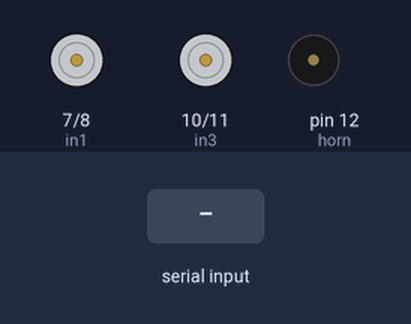
Bench run of a sketch on a simulated Arduino Uno, built with avr-gcc and run on an emulated ATmega328P. Parts: motor-driver pin pairs drawn as motors (green arrow = first pin HIGH = forward, orange = second pin HIGH = backward, longer = more drive, scaled by the enable pin), buzzer (waves = sounding, pin HIGH). Inputs (shaded band) come from the test bench.

Above: at 1.2 s.
1.3 s: "F,45\n" received over Serial
At 1.7 s:
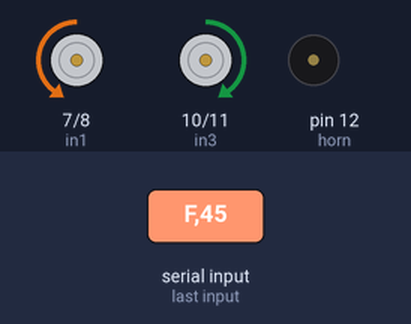
4.3 s: byte 113 ('q') received over Serial
5.8 s: byte 70 ('F') received over Serial
At 6.3 s:
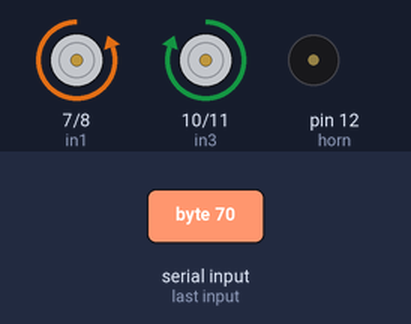
7.9 s: byte 66 ('B') received over Serial
At 8.4 s:
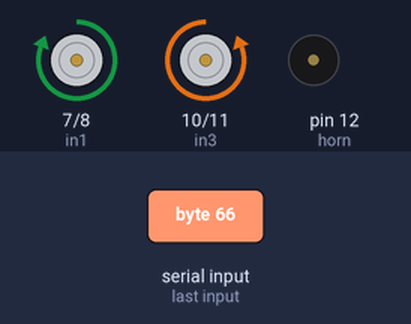
10.0 s: byte 82 ('R') received over Serial
At 10.1 s:
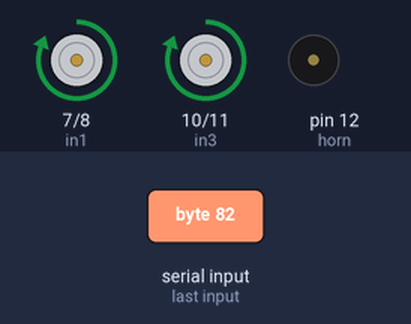
11.7 s: byte 76 ('L') received over Serial
At 11.8 s:
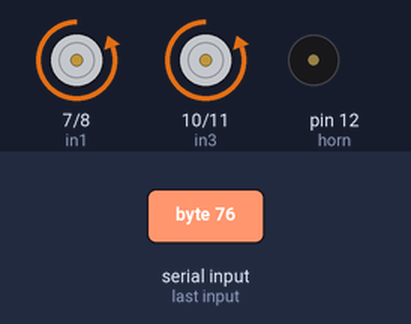
Timing chart, 0 to 14.4 s (numbered marks = the images above; inputs shaded):
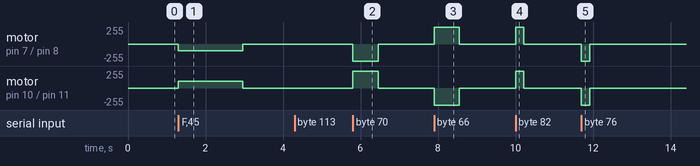

The sketch:

Bluetooth_controlled_arduino_car.ino
```cpp
//variable declaration
int enA=6;//enable for right side of motors
int in1=7;//input for right side of motors
int in2=8;//input for right side of motors
int enB=9;//enable for left side of motors
int in3=10;//input for left side of motors
int in4=11;//input for left side of motors
int horn=12;//horn input
int led=6;//light input
int wv=100;//value between 0-255 for writing in analogwrite of setspeed and here we are initializing it
float left;//value between 0-255 for setting left wheel speed
float right;//value between 0-255 for setting right wheel speed
char cmd;//Bluetooth command
int sv;//speed value
void setup() {
  //  setup code which runs only once:
 pinMode(enA,OUTPUT);
 pinMode(enB,OUTPUT);
 pinMode(in1,OUTPUT);
 pinMode(in2,OUTPUT);
 pinMode(in3,OUTPUT);
 pinMode(in4,OUTPUT);
 pinMode(horn,OUTPUT);
 pinMode(led,OUTPUT);
 Serial.begin(9600);

 }

void loop() {
  //  main code which run's repeatedly:
 left=wv;   //leftwheel speed
 right=wv;  //rightwheelspeed
 setspeed(right,left);//calling the setspeed function

  while(Serial.available()==0){
    //waiting untill comand is available via bluetooth
  }
  cmd=Serial.read();
  if(cmd =='0'||cmd =='1'||cmd =='2'||cmd =='3'||cmd =='4'||cmd =='5'||cmd =='6'||cmd =='7'||cmd =='8'||cmd =='9'||cmd =='q'){
    //setting speed
    if(cmd=='q'){
      wv=255;//q means 10 which is the max value
    }
    else{
      sv=cmd-'0';//converting char into int data type
      wv=(15*sv)+100;//mapping 100-255(min-max) wv values to 0-9 speed values
    }
    left=wv;//setting left wheel speed
    right=wv;//setting right wheel speed
    setspeed(left,right);//calling setspeed function

  }
  if(cmd=='F'){
    forward(1,wv);//if forward  , move 1 meter forward with specified speed
  }
  if(cmd=='B'){
    backward(1,wv);//if backward  , move 1 meter backward with specified speed
  }
  if(cmd=='R'){
    turnright(90,wv);//if turnright , rotate 90degrees right with specified speed
  }
  if(cmd=='L'){
    turnleft(90,wv);//if turnleft , rotate 90degrees left with specified speed
  }

  if(cmd=='V'){
    beephorn();
  }
  if(cmd=='W'){
    turnlighton();
  }
  if(cmd=='w'){
    turnlightoff();
  }


}
//SET SPEED
void setspeed(float rightspeed,float leftspeed){
  analogWrite(enA,rightspeed);
  analogWrite(enB,leftspeed);
}
//BEEP HORN
void beephorn(){
  digitalWrite(horn,HIGH);
  delay(500);
  digitalWrite(horn,LOW);
}
//LIGHT ON
void turnlighton(){
  digitalWrite(led,HIGH);
}
//LIGHT OFF
void turnlightoff(){
  digitalWrite(led,LOW);
}
//FORWARD FUNCTION DEFINITION
void forward(float d,float speedvalue){
  float v;//Velocity
  digitalWrite(in1,LOW);
  digitalWrite(in2,HIGH);
  digitalWrite(in3,HIGH);
  digitalWrite(in4,LOW);
  // linear equation of velocity in m/s and analog input to the setspeed wv
  v=(0.006)*speedvalue;
  delay((d/v)*1000);//delay time required to move the car forward to desired distance with specified v
  stopcar();


}
//BACKWARD FUNCTION DEFINITION
void backward(float d,float speedvalue){
  float v;
  digitalWrite(in1,HIGH);
  digitalWrite(in2,LOW);
  digitalWrite(in3,LOW);
  digitalWrite(in4,HIGH);
  // linear equation of velocity in m/s and analog input to the setspeed wv
  v=(0.006)*speedvalue;
  delay((d/v)*1000);//delay time required to move the car back to desired distance with specified v
  stopcar();

}
//RIGHT FUNCTION DEFINITION
void turnright(float theta,float angularvelocity){
  float w;
  digitalWrite(in1,HIGH);
  digitalWrite(in2,LOW);
  digitalWrite(in3,HIGH);
  digitalWrite(in4,LOW);
  // linear equation of angularvelocity in degrees/s and analog input to the setspeed wv
  w=(2.7*(angularvelocity)-90);
  delay(1.4*(theta/w)*1000);//delay time required to rotate the car right to desired angle with specified v
  stopcar();

}
//LEFT FUNCTION DEFINITION
void turnleft(float theta,float angularvelocity){
  float w;
  digitalWrite(in1,LOW);
  digitalWrite(in2,HIGH);
  digitalWrite(in3,LOW);
  digitalWrite(in4,HIGH);
  // linear equation of angularvelocity in degrees/s and analog input to the setspeed wv
  w=(2.7*(angularvelocity)-90);
  delay(1.4*(theta/w)*1000);//delay time required to rotate the car left to desired angle with specified v
  stopcar();

}
//STOP FUNCTION DEFINITION
void stopcar(){
  digitalWrite(in1,LOW);
  digitalWrite(in2,LOW);
  digitalWrite(in3,LOW);
  digitalWrite(in4,LOW);
}
//CALIBRATE FORWARD FUNCTION
void calf(){
  digitalWrite(in1,LOW);
  digitalWrite(in2,HIGH);
  digitalWrite(in3,HIGH);
  digitalWrite(in4,LOW);
  delay(1000);
  stopcar();
}
//CALIBRATE BACKWARD FUNCTION
void calb(){
  digitalWrite(in1,HIGH);
  digitalWrite(in2,LOW);
  digitalWrite(in3,LOW);
  digitalWrite(in4,HIGH);
  delay(1000);
  stopcar();
}
//CALIBRATE TURNRIGHT FUNCTION
void calR(){
  digitalWrite(in1,HIGH);
  digitalWrite(in2,LOW);
  digitalWrite(in3,HIGH);
  digitalWrite(in4,LOW);
  delay(1000);
  stopcar();
}
//CALIBRATE TURNLEFT FUNCTION
void calL(){
  digitalWrite(in1,LOW);
  digitalWrite(in2,HIGH);
  digitalWrite(in3,LOW);
  digitalWrite(in4,HIGH);
  delay(1000);
  stopcar();
}
```

Measured:
- after the input at 1.3 s, motor on pin 7 (in1) / pin 8 (in2): stopped → backward 100/255 at once, → stopped 1.7 s later; motor on pin 10 (in3) / pin 11 (in4): stopped → forward 100/255 at once, → stopped 1.7 s later
- after the input at 5.8 s, motor on pin 7 (in1) / pin 8 (in2): stopped → backward 255/255 at once, → stopped 0.65 s later; motor on pin 10 (in3) / pin 11 (in4): stopped → forward 255/255 at once, → stopped 0.65 s later
- after the input at 7.9 s, motor on pin 7 (in1) / pin 8 (in2): stopped → forward 255/255 at once, → stopped 0.65 s later; motor on pin 10 (in3) / pin 11 (in4): stopped → backward 255/255 at once, → stopped 0.65 s later
- after the input at 10.0 s, motor on pin 7 (in1) / pin 8 (in2), motor on pin 10 (in3) / pin 11 (in4): stopped → forward 255/255 at once, → stopped 0.21 s later
- after the input at 11.7 s, motor on pin 7 (in1) / pin 8 (in2), motor on pin 10 (in3) / pin 11 (in4): stopped → backward 255/255 at once, → stopped 0.21 s later
